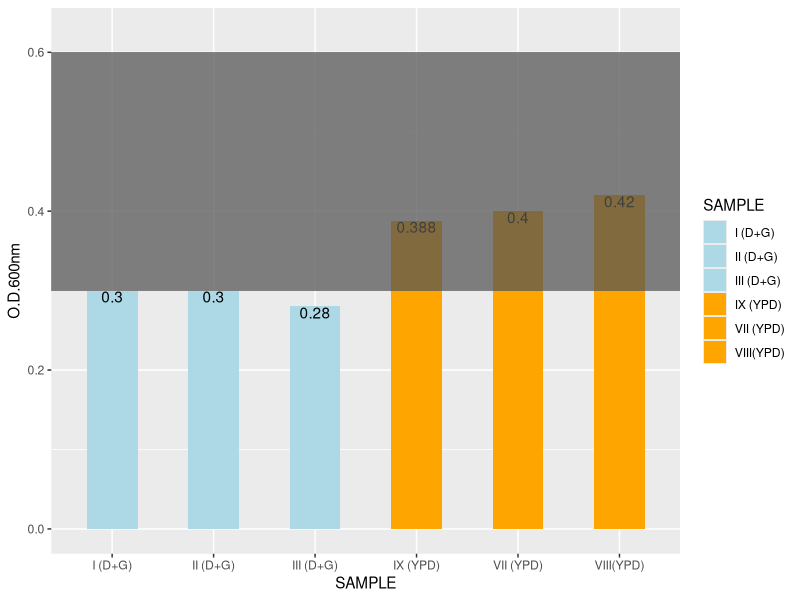

Source code (R):
myData <- read.csv(text = 
"SAMPLE,O.D.600nm
I (D+G),0.3
II (D+G),0.3
III (D+G),0.28
VII (YPD),0.4
VIII(YPD),0.42
IX (YPD),0.388")

library(ggplot2)

ggplot(myData, aes(SAMPLE, O.D.600nm, fill=SAMPLE)) +
  geom_bar(stat = "identity", width = 0.5)+
  scale_fill_manual(values=c("lightblue", "lightblue", "lightblue", "orange", "orange", "orange"))+
  geom_text(aes(label=O.D.600nm),position="stack",vjust=1)+
  ylim(0,0.625) +

  geom_rect(data = NULL,
            xmin = -Inf, xmax = Inf,
            ymin = 0.30, ymax = 0.6,
            alpha = 0.2,
            inherit.aes = FALSE)
